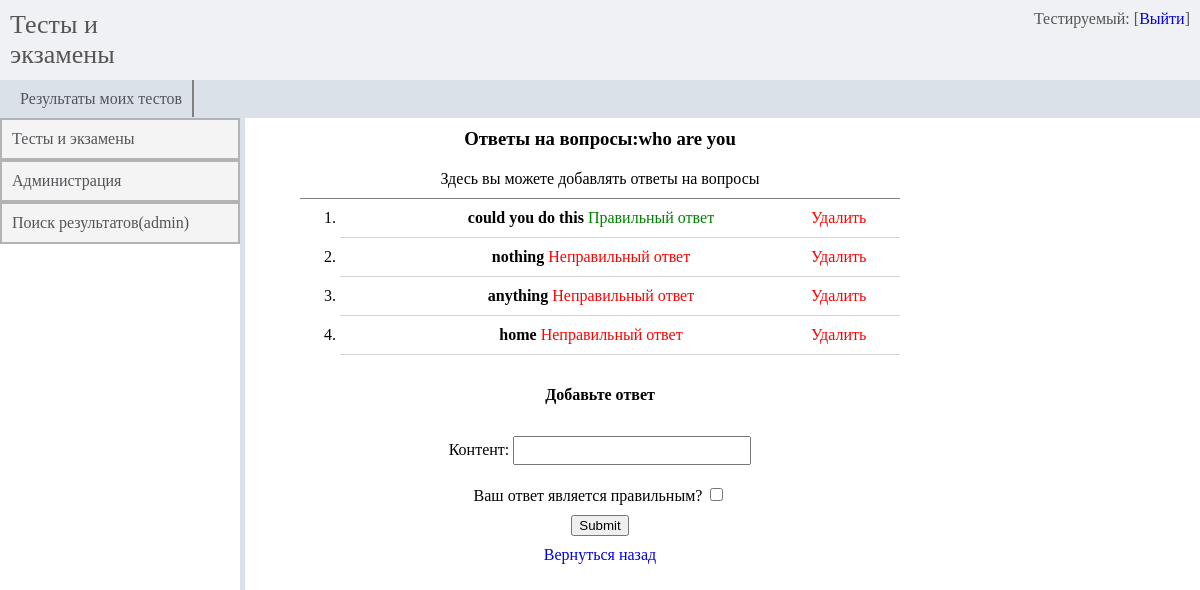
The page /main/answers/4/ (signed in) on the database its author committed.
### main/models.py (models this page shows, shortened)
class Question(models.Model):
    quiz = models.ForeignKey(Variant,on_delete=models.CASCADE)
    objects = models.Manager()
    content = models.TextField(blank=False, verbose_name='Question',)
    TYPES = (
        ('radio', 'radio'),
        ('checkbox', 'checkbox'),
        ('text', 'text'),
    )
    type = models.CharField(max_length=8, choices=TYPES, default='radio')
    language_code = 'en'
    translated_fields = ['content', 'feedback']
    class Meta:
        verbose_name = "Question"
        verbose_name_plural = "Questions"
    def __str__(self):
        return "%s"%self.content

class Answer(models.Model):
    question = models.ForeignKey(Question,on_delete=models.CASCADE)
    q = models.TextField(blank=True)
    content = models.CharField(max_length=1000, blank=False,)
    correct = models.BooleanField(blank=False, default=False,help_text="Это правильный ответ?")
    translated_fields = ['content']

### main/views.py (the view)
# urls.py: url('^answers/(?P<pk>\d+)/$',Answers,name='answer'),
@login_required
def Answers(request,pk):
    question = get_object_or_404(Question,pk=pk)
    answers = Answer.objects.all().filter(question=question)
    if request.POST:
        form = AnswerForm(data=request.POST)
        if form.is_valid():
            temp = form.save(commit=False)
            temp.question = question
            temp.q = question
            temp.save()
            return redirect('/main/answers/' + pk + '/')
    else:
        form = AnswerForm()
    return render(request,'many_answers.html',{'form':form,'answers':answers,'question':question})

### main/forms.py
class AnswerForm(forms.ModelForm):
    content = forms.CharField(max_length=1000,label='Контент')
    correct = forms.BooleanField(label='Ваш ответ является правильным?',required=False)
    class Meta:
        model = Answer
        fields = ('content','correct')

### templates/many_answers.html (shortened to what this page needs)
{% extends 'main.html' %}
{% block content %}
    <div class="answers">
        <h3>Ответы на вопросы:{{ question }}</h3>
        <p class="class">Здесь вы можете добавлять ответы на вопросы </p>
        <div class="all">
            <div class="top">
                <ul>
                    {% for answer in answers %}
                        <li type="1">
                            <div class="words">
                                <span style="font-weight: bold">{{ answer.content }}</span>
                                {% if answer.correct %}
                                    <span style="color:green">Правильный ответ</span>
                                    {% else %}
                                    <span style="color:red">Неправильный ответ</span>
                                {% endif %}
                            </div>
                            <div class="tool">
                                <span style="color:red;" onclick="deleteIt({{ answer.id }})">Удалить</span>
                            </div>
                        </li>
                    {% endfor %}
                </ul>
            </div>
            <div class="bottom">
                <h4>Добавьте ответ</h4>
                <form action="" method="post">
                    {{ form.as_p }}
                    <input type="submit">
                </form>
            </div>
            <a href="/main/administration/">Вернуться назад</a>
        </div>
    </div>
{% endblock %}

### templates/main.html (style rules this page uses)
body { margin: 0 auto; }
a { text-decoration: none; }

### templates/many_answers.html (style rules this page uses)
.answers { width: 50%; margin: 0 auto; text-align: center; }
input[type=text],input[type=number] { width: 40%; padding: 5px; }
.words { width: 80%; display: inline-block; }
.tool { width: 10%; display: inline-block; }
ul { margin: 0 auto; }
h3,p { margin: 0 auto; padding: 10px; }
ul li { padding: 10px; border-bottom: 1px solid lightgray; }
.class { border-bottom:1px solid gray; }
.tool span { cursor: pointer; }
.bottom { padding: 10px; }

### rows shown on the page
Question: content "who are you"
Answer: content "could you do this", correct "Правильный ответ"
Answer: content "nothing", correct "Неправильный ответ"
Answer: content "anything", correct "Неправильный ответ"
Answer: content "home", correct "Неправильный ответ"
